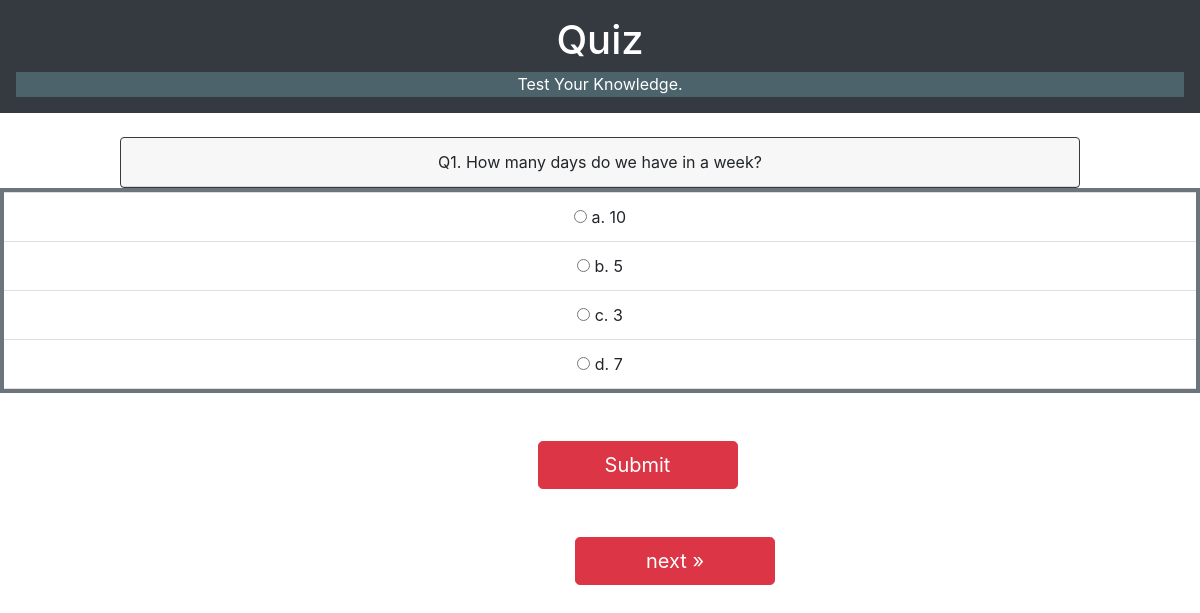
/index, run on the app's committed database.
### quizapp/models.py (models this page shows)
class Quiz(models.Model):
    question_number = models.IntegerField(default=True)
    question = models.TextField(max_length=500, default=True)
    option1 = models.CharField(max_length=300)
    option2 = models.CharField(max_length=300)
    option3 = models.CharField(max_length=300)
    option4 = models.CharField(max_length=300)
    answer = models.CharField(max_length=300)

### quizapp/views.py (the view)
# urls.py: path('index', views.index, name='index'),
def index(request):
	questions = Quiz.objects.all()
	paginator = Paginator(questions, 1)  # Show 25 contacts per page.
	page_number = request.GET.get('page')
	page_obj = paginator.get_page(page_number)
	context = {
		'heading': 'Quiz',
		'title': 'Quiz-App',
		'page_obj': page_obj,
	}
	return render(request, 'index.html', context)

### quizapp/templates/index.html (shortened to what this page needs)
<!DOCTYPE html>
<html lang="en">
<head>
  <link rel="stylesheet" href="https://maxcdn.bootstrapcdn.com/bootstrap/4.0.0/css/bootstrap.min.css">
</head>
<body>
<center>
<div class=".container p-3 bg-dark text-white">
    {% if heading %}
        <h1>{{ heading }}</h1>
    {% else %}
        <h1>Heading</h1>
    {% endif %}
		<div style="height:25px;border-width:0;color:white;background-color:#4C636B;">
			Test Your Knowledge.
		</div>
</div>
      <br>
	{% for q in page_obj %}
        <div class="border border-dark card" style="width: 60rem;">
            <div class="card-header">
                Q{{ q.question_number }}.  {{ q.question }}
            </div>
        </div>
        <ul class="p-1 bg-secondary list-group list-group-flush">
		    <li class="list-group-item">
                <input type = "radio" name = "option" value = "a" id = "q1a">
                a. {{ q.option1 }}
            </li>
            <li class="list-group-item">
                <input type = "radio" name = "option" value = "b" id = "q1b">
                b. {{ q.option2 }}
            </li>
            <li class="list-group-item">
                <input type = "radio" name = "option" value = "c" id = "q1c">
                c. {{ q.option3 }}
            </li>
            <li class="list-group-item">
            <input type = "radio" name = "option" value = "d" id = "q1d">
                d. {{ q.option4 }}
            </li>
        </ul>
	{% endfor %}
	<br><br>
    <input style="margin-left:75px; width:200px;" type="submit"
           class="btn btn-danger btn-lg" value="Submit" onclick="colnames()"><br>
    <br><br>
    <div class="pagination">
        <span class="step-links">
            {% if page_obj.has_next %}
                <a style="margin-left:575px; width:200px;" href="?page={{ page_obj.next_page_number }}"
                   class="btn btn-danger btn-lg">next &raquo;</a>
            {% endif %}&nbsp;&nbsp;&nbsp;&nbsp;
        </span>
    </div>
</center>
</body>
</html>

### data on the page
Quiz: question_number "1", question "How many days do we have in a week?", option1 "10", option2 "5", option3 "3", option4 "7"

### other printed values
{{ heading }} "Quiz"
